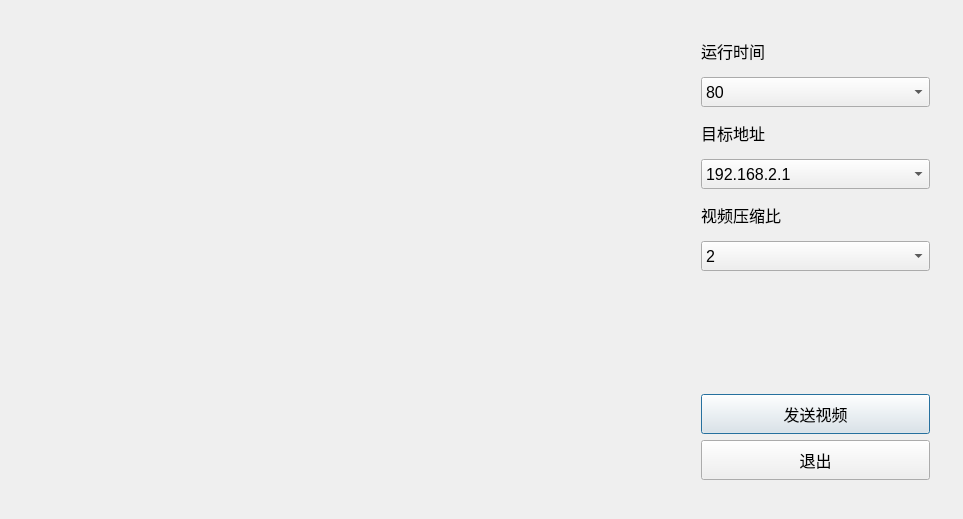
<?xml version="1.0" encoding="UTF-8"?>
<ui version="4.0">
 <class>VideoDisplayClass</class>
 <widget class="QDialog" name="VideoDisplayClass">
  <property name="geometry">
   <rect>
    <x>0</x>
    <y>0</y>
    <width>963</width>
    <height>519</height>
   </rect>
  </property>
  <property name="windowTitle">
   <string>视频浏览器</string>
  </property>
  <widget class="QLabel" name="displayLabel">
   <property name="geometry">
    <rect>
     <x>20</x>
     <y>20</y>
     <width>640</width>
     <height>480</height>
    </rect>
   </property>
   <property name="text">
    <string/>
   </property>
  </widget>
  <widget class="QWidget" name="verticalLayoutWidget">
   <property name="geometry">
    <rect>
     <x>690</x>
     <y>20</y>
     <width>251</width>
     <height>471</height>
    </rect>
   </property>
   <property name="font">
    <font>
     <pointsize>12</pointsize>
    </font>
   </property>
   <layout class="QVBoxLayout" name="verticalLayout">
    <item>
     <widget class="QLabel" name="label">
      <property name="minimumSize">
       <size>
        <width>0</width>
        <height>40</height>
       </size>
      </property>
      <property name="font">
       <font>
        <pointsize>12</pointsize>
       </font>
      </property>
      <property name="text">
       <string>运行时间</string>
      </property>
     </widget>
    </item>
    <item>
     <widget class="QComboBox" name="runTime">
      <property name="minimumSize">
       <size>
        <width>0</width>
        <height>30</height>
       </size>
      </property>
      <property name="font">
       <font>
        <pointsize>12</pointsize>
       </font>
      </property>
      <item>
       <property name="text">
        <string>80</string>
       </property>
      </item>
      <item>
       <property name="text">
        <string>120</string>
       </property>
      </item>
      <item>
       <property name="text">
        <string>300</string>
       </property>
      </item>
     </widget>
    </item>
    <item>
     <widget class="QLabel" name="label_4">
      <property name="minimumSize">
       <size>
        <width>0</width>
        <height>40</height>
       </size>
      </property>
      <property name="font">
       <font>
        <pointsize>12</pointsize>
       </font>
      </property>
      <property name="text">
       <string>目标地址</string>
      </property>
     </widget>
    </item>
    <item>
     <widget class="QComboBox" name="desAddress">
      <property name="minimumSize">
       <size>
        <width>0</width>
        <height>30</height>
       </size>
      </property>
      <property name="font">
       <font>
        <pointsize>12</pointsize>
       </font>
      </property>
      <item>
       <property name="text">
        <string>192.168.2.1</string>
       </property>
      </item>
      <item>
       <property name="text">
        <string>192.168.2.2</string>
       </property>
      </item>
      <item>
       <property name="text">
        <string>192.168.2.3</string>
       </property>
      </item>
      <item>
       <property name="text">
        <string>192.168.2.4</string>
       </property>
      </item>
     </widget>
    </item>
    <item>
     <widget class="QLabel" name="label_3">
      <property name="minimumSize">
       <size>
        <width>0</width>
        <height>40</height>
       </size>
      </property>
      <property name="font">
       <font>
        <pointsize>12</pointsize>
       </font>
      </property>
      <property name="text">
       <string>视频压缩比</string>
      </property>
     </widget>
    </item>
    <item>
     <widget class="QComboBox" name="compressionRatio">
      <property name="minimumSize">
       <size>
        <width>0</width>
        <height>30</height>
       </size>
      </property>
      <property name="font">
       <font>
        <pointsize>12</pointsize>
       </font>
      </property>
      <item>
       <property name="text">
        <string>2</string>
       </property>
      </item>
      <item>
       <property name="text">
        <string>4</string>
       </property>
      </item>
      <item>
       <property name="text">
        <string>8</string>
       </property>
      </item>
      <item>
       <property name="text">
        <string>16</string>
       </property>
      </item>
     </widget>
    </item>
    <item>
     <spacer name="verticalSpacer_3">
      <property name="font">
       <font>
        <pointsize>12</pointsize>
       </font>
      </property>
      <property name="orientation">
       <enum>Qt::Vertical</enum>
      </property>
      <property name="sizeHint" stdset="0">
       <size>
        <width>20</width>
        <height>40</height>
       </size>
      </property>
     </spacer>
    </item>
    <item>
     <widget class="QPushButton" name="sendButton">
      <property name="minimumSize">
       <size>
        <width>0</width>
        <height>40</height>
       </size>
      </property>
      <property name="font">
       <font>
        <pointsize>12</pointsize>
       </font>
      </property>
      <property name="text">
       <string>发送视频</string>
      </property>
     </widget>
    </item>
    <item>
     <widget class="QPushButton" name="exitButton">
      <property name="minimumSize">
       <size>
        <width>0</width>
        <height>40</height>
       </size>
      </property>
      <property name="font">
       <font>
        <pointsize>12</pointsize>
       </font>
      </property>
      <property name="text">
       <string>退出</string>
      </property>
     </widget>
    </item>
   </layout>
  </widget>
 </widget>
 <layoutdefault spacing="6" margin="11"/>
 <resources>
  <include location="videodisplay.qrc"/>
 </resources>
 <connections/>
</ui>
